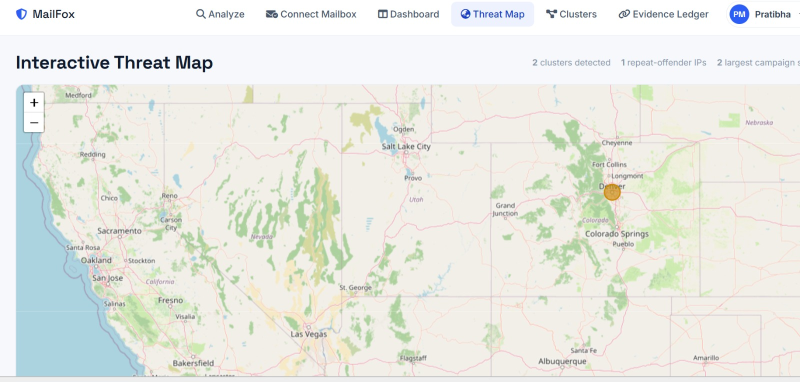
#> input picture evidence_store/EVID-20260927-7986EE.jpeg, 1600 x 763 px (shown at 1/2 size)
$ python -i image_forensics.py   (imports and definitions only)
#> lines starting #> are read from the running program, lines starting #| are printed output that depends on the picture
"""
Module: Image tampering forensics (Error Level Analysis + EXIF consistency)

Strengthens attachment_scan.py's evidence-authenticity checks for image
attachments. That module previously only looked at filename/MIME-type
heuristics (double extensions, dangerous extensions) -- useful for malware
delivery, but blind to whether an *image itself* has been edited after the
fact, which matters for "verifying evidence integrity and origin" once an
image is being treated as forensic evidence rather than just a payload to
scan for malware.

Two independent, well-established heuristics:

  1. Error Level Analysis (ELA) -- re-saves the image at a known JPEG
     quality and diffs it against the original. A region that was pasted
     in (or edited and re-saved) usually carries a different prior
     compression history than the rest of the frame, so it settles to a
     visibly different error level under a fresh re-compression -- a
     genuinely untouched JPEG shows fairly even error levels everywhere.
     Only meaningful for JPEG: lossless formats (PNG/GIF/BMP) have no
     compression-generation signal to diff against, so ELA is skipped for
     those and that is reported explicitly rather than silently returning
     a falsely "clean" result.
  2. EXIF consistency -- flags an EXIF Software tag naming a known
     editing tool, and a modify timestamp that postdates the original
     capture timestamp -- i.e. "this file was opened and re-saved by an
     editor after it was created."

Like the rest of this pipeline (SPF/DKIM/domain-age/attachment-extension
checks), these are heuristic red flags for an analyst to look at, not
proof of tampering: a clean result does not certify authenticity, and a
flagged result does not prove forgery (ordinary resizing/rotation tools,
or a phone's camera app itself, can also touch these signals). Degrades
gracefully -- if Pillow isn't installed, or the file isn't a real
decodable image, that is reported and the check contributes zero score
rather than raising.
"""
import base64
import io
import re

IMAGE_EXTENSIONS = {'.jpg', '.jpeg', '.png', '.gif', '.bmp', '.tiff', '.tif', '.webp'}

# Editing tools that have no business appearing in the EXIF of an image
# being presented as an unaltered original (a straight-from-camera or
# straight-from-messaging-app file).
EDITING_SOFTWARE_MARKERS = (
    'photoshop', 'gimp', 'lightroom', 'snapseed', 'pixelmator',
    'paint.net', 'affinity photo', 'canva', 'picsart', 'facetune',
    'photoscape', 'paintshop', 'krita', 'inkscape',
    'photopea', 'pixlr', 'fotor', 'picmonkey', 'polarr', 'afterlight', 'vsco',
    'meitu', 'remini', 'adobe express', 'adobe illustrator', 'microsoft photos',
    'paint 3d', 'corel', 'acdsee', 'capture one', 'darktable', 'luminar',
)

# Editors name themselves in places other than the EXIF Software tag: the
# JPEG comment segment, XMP edit history, Photoshop resource blocks, PNG
# text chunks. This scans only the metadata HEADER of the file (before the
# compressed pixel data starts), so a name can't be matched by chance inside
# image data.
_EDITOR_REGEX = re.compile(
    rb'(?<![a-z])(' + b'|'.join(re.escape(m.encode()) for m in sorted(EDITING_SOFTWARE_MARKERS, key=len, reverse=True)) + rb')(?![a-z])',
    re.IGNORECASE,
)
_HEADER_SCAN_LIMIT = 512 * 1024


ELA_JPEG_QUALITY = 90
# Empirically-reasonable thresholds, not a calibrated forensic standard.
# A genuinely untouched JPEG re-compresses fairly evenly across the whole
# frame; a big gap between the *peak* per-pixel error and the *typical*
# (mean) error suggests one localized region was compressed differently
# from the rest -- consistent with a splice/edit, though not exclusively
# caused by one. The mean_err<40 guard on the caller side exists because a
# generally busy/high-detail/heavily-recompressed image can have high
# error levels everywhere, which is a different (non-localized) pattern
# than what ELA is meant to catch.
# ELA is judged on SPATIAL CLUSTERS, not on a single hottest pixel.
#
# History: this originally compared the image's single highest per-pixel
# error against its mean error (flag if >= 6x). That fires on virtually
# every ordinary photo or screenshot -- any natural image has a few
# sharp-edge pixels whose re-compression error dwarfs the average -- so it
# flagged untouched files as "possible splice/edit". Measured on real
# unedited phone photos it produced ratios of 13-19x every time.
#
# Now: the error image is averaged into a coarse grid of blocks; a block is
# "hot" only if it stands well above the image's own typical block (median)
# and the natural spread (MAD), and the result only counts when hot blocks
# form one connected, sizeable cluster -- what a pasted/edited region looks
# like. Scattered hot spots (edges, text, noise) are ignored.
ELA_GRID_COLUMNS = 64            # blocks across the image (rows scale with aspect ratio)
ELA_MIN_GRID_ROWS = 8
ELA_HOT_MULTIPLE_OF_MEDIAN = 2.5  # block mean must exceed 2.5x the median block...
ELA_HOT_MAD_MULTIPLE = 8.0        # ...and median + 8x the median absolute deviation...
ELA_HOT_MIN_ABOVE_MEDIAN = 1.5    # ...and be at least 1.5 error-levels above the median. Tuned on real photos
                                  # and synthetic edits: 1.0 flagged dense sharp edges/text on smooth images
                                  # (screenshots); 1.5 does not, at the cost of missing very small edits (<~1% of the frame).
ELA_MIN_CLUSTER_BLOCKS = 10       # connected hot blocks needed (~0.25% of the frame)
ELA_MIN_CLUSTER_FILL = 0.55       # cluster must fill >=55% of its bounding box: an edit is a solid
                                  # patch, while dense text/edges make thin, ragged, scattered clusters
ELA_MAX_CLUSTER_FRACTION = 0.40   # a cluster covering >40% of the frame is "the image", not an edit

SOFTWARE_TAG_SCORE = 8
XMP_CREATOR_TOOL_SCORE = 8
TIMESTAMP_MISMATCH_SCORE = 6
ELA_ANOMALY_SCORE = 8


# [8 lines left out: function is_image, not called in this run]


def _channel_mean(channel_histogram):
    """Mean pixel value from one channel's 256-bucket histogram, without
    a numpy dependency -- Pillow is already a requirement, numpy isn't."""
    total = sum(channel_histogram)
    if not total:
        return 0.0
    weighted = sum(intensity * count for intensity, count in enumerate(channel_histogram))
    return weighted / total


# [114 lines left out: functions _check_xmp_editor, _check_exif_consistency, _metadata_header, _check_header_editor_signatures, _metadata_limits_notes, not called in this run]


def _find_suspect_cluster(diff):
    """Look for ONE connected cluster of unusually high-error blocks.

    diff: the per-pixel ELA difference image (RGB). Returns None when the
    error is evenly spread (the normal case for an untouched photo), else
    {'blocks', 'area_pct', 'peak_over_median'} describing the biggest
    qualifying cluster.
    """
    from PIL import Image

    gray = diff.convert('L').convert('F')
    cols = ELA_GRID_COLUMNS
    rows = max(ELA_MIN_GRID_ROWS, round(cols * gray.height / max(gray.width, 1)))
    grid = gray.resize((cols, rows), Image.BOX)
    values = [grid.getpixel((x, y)) for y in range(rows) for x in range(cols)]
    if not values:
        return None

    ordered = sorted(values)
    median = ordered[len(ordered) // 2]
    mad = sorted(abs(v - median) for v in values)[len(values) // 2]
    threshold = max(median * ELA_HOT_MULTIPLE_OF_MEDIAN,
                    median + ELA_HOT_MAD_MULTIPLE * max(mad, 0.05),
                    median + ELA_HOT_MIN_ABOVE_MEDIAN)

    hot = [v >= threshold for v in values]
    seen = [False] * len(values)
    best = None
    for start in range(len(values)):
        if not hot[start] or seen[start]:
            continue
        stack, cells = [start], []
        seen[start] = True
        while stack:
            cell = stack.pop()
            cells.append(cell)
            cx, cy = cell % cols, cell // cols
            for dx in (-1, 0, 1):
                for dy in (-1, 0, 1):
                    nx, ny = cx + dx, cy + dy
                    if 0 <= nx < cols and 0 <= ny < rows:
                        j = ny * cols + nx
                        if hot[j] and not seen[j]:
                            seen[j] = True
                            stack.append(j)
        xs = [c % cols for c in cells]
        ys = [c // cols for c in cells]
        box_area = (max(xs) - min(xs) + 1) * (max(ys) - min(ys) + 1)
        solid = len(cells) / box_area >= ELA_MIN_CLUSTER_FILL
        if solid and len(cells) >= ELA_MIN_CLUSTER_BLOCKS and len(cells) <= ELA_MAX_CLUSTER_FRACTION * len(values):
            if best is None or len(cells) > best['blocks']:
                peak = max(values[c] for c in cells)
                best = {
                    'blocks': len(cells),
                    'area_pct': 100.0 * len(cells) / len(values),
                    'peak_over_median': peak / max(median, 0.25),
                }
    return best


def _error_level_analysis(img):
    """Returns (flags, info, preview_base64_png_or_None)."""
    from PIL import Image, ImageChops

    fmt = (img.format or '').upper()
    if fmt not in ('JPEG', 'JPG'):
        return [], {
            'applicable': False,
            'skipped_reason': f"ELA only applies to JPEG images; this file is {img.format or 'an unrecognized format'}.",
        }, None

    rgb = img.convert('RGB')
    buf = io.BytesIO()
    rgb.save(buf, 'JPEG', quality=ELA_JPEG_QUALITY)
    buf.seek(0)
    resaved = Image.open(buf)

    diff = ImageChops.difference(rgb, resaved)
    hist = diff.histogram()  # 768 values: 256 for R, 256 for G, 256 for B
    channel_means = [_channel_mean(hist[i * 256:(i + 1) * 256]) for i in range(3)]
    mean_err = sum(channel_means) / 3.0
    max_err = max(ch[1] for ch in diff.getextrema())  # per-channel (min, max) -> overall max

    cluster = _find_suspect_cluster(diff)
    anomaly_detected = cluster is not None
    ratio = cluster['peak_over_median'] if cluster else 0.0

    flags = []
    if anomaly_detected:
        flags.append(
            f"Error Level Analysis found one compact region (~{cluster['area_pct']:.1f}% of the "
            f"image) whose re-compression error is ~{cluster['peak_over_median']:.1f}x the rest of the "
            f"picture -- consistent with a pasted-in or differently-compressed region "
            f"(possible edit; not proof of one -- re-saved or resized images can do this too)")

    # Amplify the diff into a human-viewable heatmap so an analyst (or the
    # forensic PDF report) can actually see where the anomaly is, not just
    # read a ratio.
    scale = 255.0 / max(max_err, 1.0)
    amplified = diff.point(lambda p: min(255, int(p * scale)))
    preview_buf = io.BytesIO()
    amplified.save(preview_buf, 'PNG')
    preview_b64 = base64.b64encode(preview_buf.getvalue()).decode('ascii')

    info = {
        'applicable': True,
        'mean_error_level': round(mean_err, 2),
        'max_error_level': round(max_err, 2),
        'anomaly_ratio': round(ratio, 2),
        'anomaly_detected': anomaly_detected,
        'suspect_region_blocks': cluster['blocks'] if cluster else 0,
        'suspect_region_area_pct': round(cluster['area_pct'], 2) if cluster else 0.0,
        'jpeg_resave_quality': ELA_JPEG_QUALITY,
    }
    return flags, info, preview_b64


# [80 lines left out: function analyze_image, not called in this run]

>>> from PIL import Image
>>> picture = Image.open('../evidence_store/EVID-20260927-7986EE.jpeg')
#> picture is the input picture: PIL image 1600x763 RGB; mean R, G, B 232.4, 234.3, 227.7
>>> result = _error_level_analysis(picture)
#> in _error_level_analysis, `hist = diff.histogram()`: hist = 768 values, max 797355 at index 512, min 0 at index 24, mean 4768.8
#> in _channel_mean, `total = sum(channel_histogram)`: total = 1220800
#> in _channel_mean, `weighted = sum(intensity * count for intensity, count in enumerate(cha..`: weighted = 887269
#> in _error_level_analysis, `channel_means = [_channel_mean(hist[i * 256:(i + 1) * 256]) for i in r..`: channel_means = [0.727, 0.49, 0.681]
#> in _error_level_analysis, `mean_err = sum(channel_means) / 3.0`: mean_err = 0.632
#> in _error_level_analysis, `max_err = max(ch[1] for ch in diff.getextrema())`: max_err = 40
#> in _find_suspect_cluster, `gray = diff.convert('L').convert('F')`:
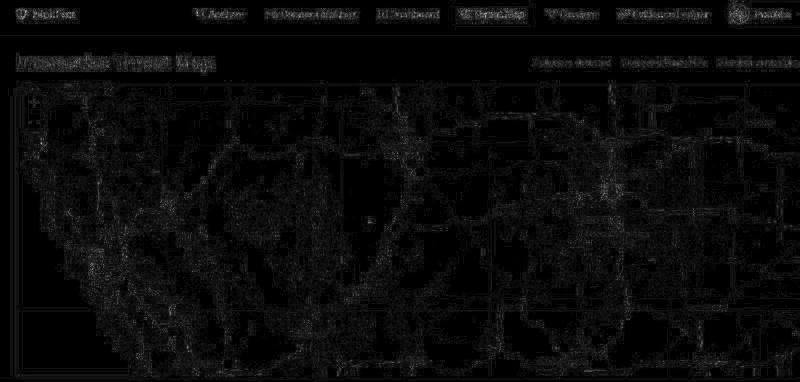
#> gray: PIL image 1600x763 F (shown at 1/2 size); min 0, max 15, mean 0.57; drawn with min black and max white
#> in _find_suspect_cluster, `grid = gray.resize((cols, rows), Image.BOX)`:
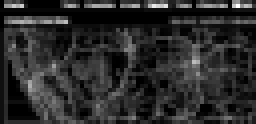
#> grid: PIL image 64x31 F (shown 4 times larger); min 0, max 3.34, mean 0.571; drawn with min black and max white
#> in _find_suspect_cluster, `values = [grid.getpixel((x, y)) for y in range(rows) for x in range(co..`: values = 1984 values, max 3.34 at index 123, min 0 at index 0, mean 0.571
#> in _find_suspect_cluster, `ordered = sorted(values)`: ordered = 1984 values from 0 to 3.34
#> in _find_suspect_cluster, `median = ordered[len(ordered) // 2]`: median = 0.526
#> in _find_suspect_cluster, `mad = sorted(abs(v - median) for v in values)[len(values) // 2]`: mad = 0.326
#> in _find_suspect_cluster, `threshold = max(median * ELA_HOT_MULTIPLE_OF_MEDIAN, median + ELA_HOT_..`: threshold = 3.14
#> in _find_suspect_cluster, `hot = [v >= threshold for v in values]`: hot = 1984 items, first 6: False, False, False, False, False, False
#> in _find_suspect_cluster, `seen = [False] * len(values)`: seen has the same summary as hot
#> in _error_level_analysis, `anomaly_detected = cluster is not None`: anomaly_detected = False
#> in _error_level_analysis, `ratio = cluster['peak_over_median'] if cluster else 0.0`: ratio = 0
#> in _error_level_analysis, `scale = 255.0 / max(max_err, 1.0)`: scale = 6.38
#> in _error_level_analysis, `amplified = diff.point(lambda p: min(255, int(p * scale)))`:
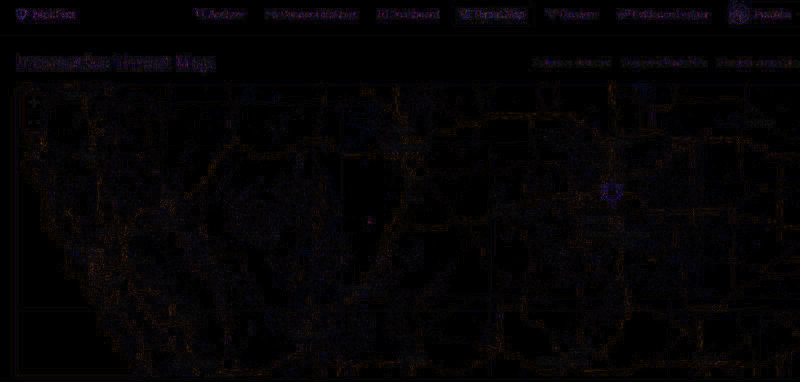
#> amplified: PIL image 1600x763 RGB (shown at 1/2 size); mean R, G, B 4.5, 3, 4.2
#> in _error_level_analysis, `info = { 'applicable': True, 'mean_error_level': round(mean_err, 2), '..`: info = {'applicable': True, 'mean_error_level': 0.63, 'max_error_level': 40, 'anomaly_ratio': 0, 'anomaly_detected': False, 'suspect_region_blocks': 0, 'suspect_region_area_pct': 0, 'jpeg_resave_quality': 90}
